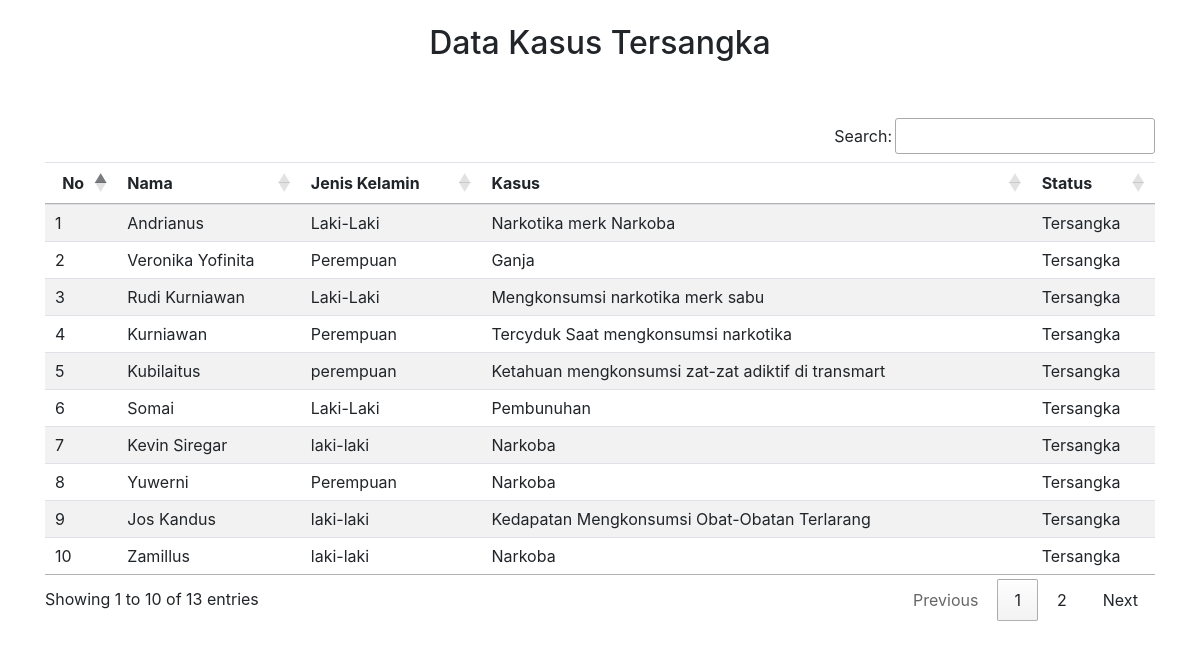
/report/report_kasus.php, run on the app's committed database.
### tables this page shows
CREATE TABLE `kasus` (
  `id_kasus` int(11) NOT NULL,
  `nama_tersangka` varchar(50) NOT NULL,
  `jk` varchar(20) NOT NULL,
  `kasus` varchar(255) NOT NULL,
  `status` varchar(100) NOT NULL,
  `tanggal` datetime NOT NULL
);

### report/report_kasus.php (the view, shortened to what this page needs)
<?php
$koneksi = new mysqli("localhost", "root", "", "db_sipenap");
?>
<html>
<head>
  <link rel="stylesheet" href="https://maxcdn.bootstrapcdn.com/bootstrap/4.5.2/css/bootstrap.min.css">
  <link rel="stylesheet" type="text/css" href="https://cdn.datatables.net/1.10.19/css/jquery.dataTables.css">
  <link rel="stylesheet" type="text/css" href="https://cdn.datatables.net/buttons/1.6.5/css/buttons.dataTables.min.css">
  <link rel="stylesheet" type="text/css" href="https://cdn.datatables.net/1.10.19/css/jquery.dataTables.min.css">
</head>
<body>
<div class="container">
  <h2 class="text-center mt-4">Data Kasus Tersangka</h2><br><br>
    <div class="data-tables datatable-dark">
      <table class="table table-striped" id="mauexport">
        <thead>
          <tr>
            <th class="text-center">No</th>
            <th>Nama</th>
            <th>Jenis Kelamin</th>
            <th>Kasus</th>
            <th>Status</th>
          </tr>
        </thead>
        <tbody>
          <?php $nomor = 1; ?>
          <?php $ambil = $koneksi->query("SELECT * FROM kasus") ?>
          <?php while( $pecah = $ambil->fetch_assoc()) { ?>
          <tr>
            <td><?php echo $nomor; ?></td>
            <td><?php echo $pecah["nama_tersangka"]; ?></td>
            <td><?php echo $pecah["jk"]; ?></td>
            <td><?php echo $pecah["kasus"]; ?></td>
            <td><?php echo $pecah["status"]; ?></td>
          </tr>
          <?php $nomor++; ?>
          <?php } ?>
        </tbody>
      </table>
    </div>
</div>
</body>
</html>

### data on the page
kasus: nama_tersangka "Andrianus", jk "Laki-Laki", kasus "Narkotika merk Narkoba", status "Tersangka"
kasus: nama_tersangka "Veronika Yofinita", jk "Perempuan", kasus "Ganja", status "Tersangka"
kasus: nama_tersangka "Rudi Kurniawan", jk "Laki-Laki", kasus "Mengkonsumsi narkotika merk sabu", status "Tersangka"
kasus: nama_tersangka "Kurniawan", jk "Perempuan", kasus "Tercyduk Saat mengkonsumsi narkotika", status "Tersangka"
kasus: nama_tersangka "Kubilaitus", jk "perempuan", kasus "Ketahuan mengkonsumsi zat-zat adiktif di transmart", status "Tersangka"
kasus: nama_tersangka "Somai", jk "Laki-Laki", kasus "Pembunuhan", status "Tersangka"
kasus: nama_tersangka "Kevin Siregar", jk "laki-laki", kasus "Narkoba", status "Tersangka"
kasus: nama_tersangka "Yuwerni", jk "Perempuan", kasus "Narkoba", status "Tersangka"
kasus: nama_tersangka "Jos Kandus", jk "laki-laki", kasus "Kedapatan Mengkonsumsi Obat-Obatan Terlarang", status "Tersangka"
kasus: nama_tersangka "Zamillus", jk "laki-laki", kasus "Narkoba", status "Tersangka"
